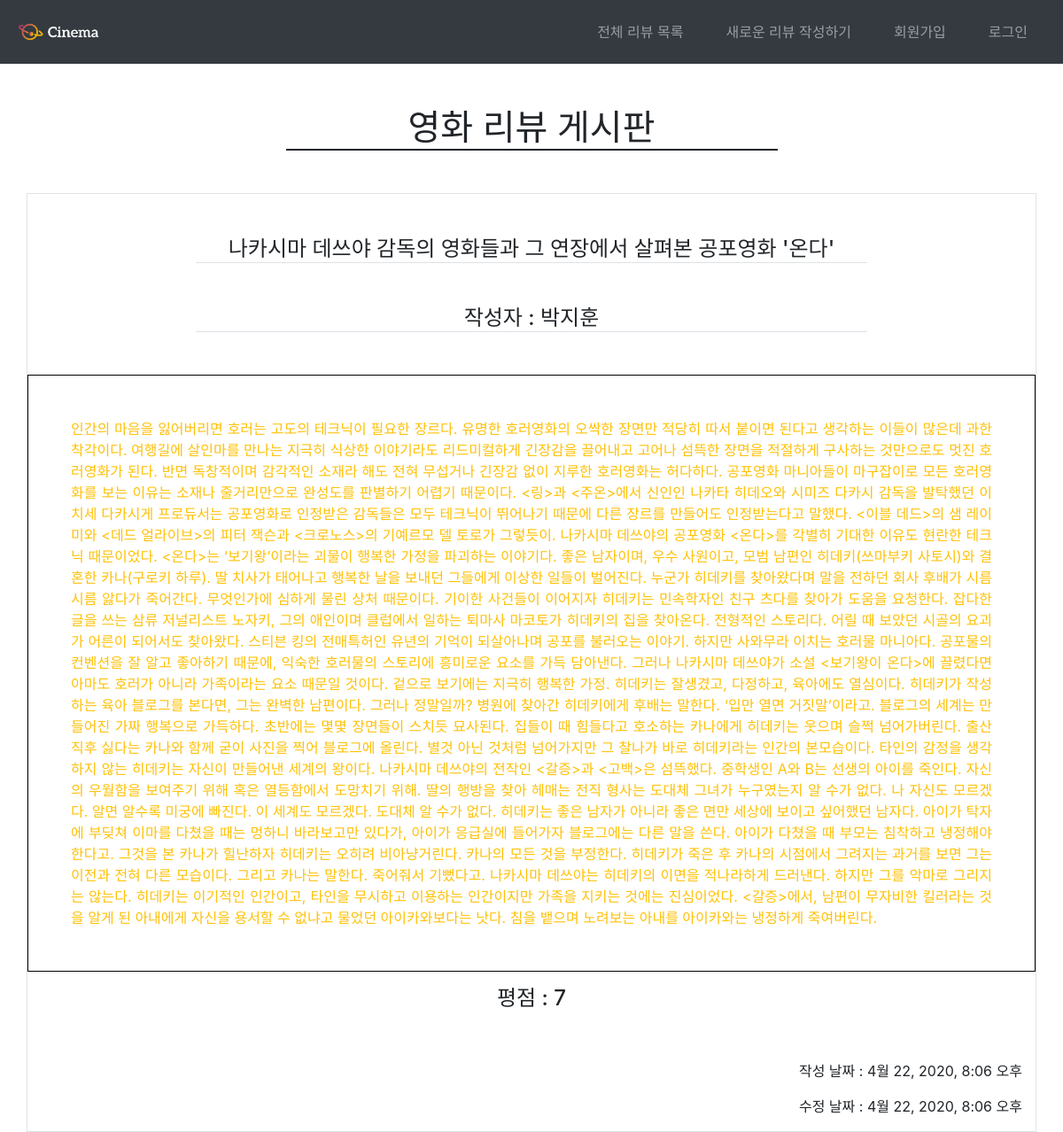
Screenshot of /community/11/ with the database file from the repository.
### community/models.py (models this page shows)
class Review(models.Model):
    title=models.CharField(max_length=100)
    movie_title=models.CharField(max_length=30)
    rank=models.IntegerField(default=0)
    content=models.TextField()
    created_at=models.DateTimeField(auto_now_add=True)
    updated_at=models.DateTimeField(auto_now=True)
    user=models.ForeignKey(settings.AUTH_USER_MODEL,on_delete=models.CASCADE)

### community/views.py (the view)
# urls.py: path('<int:review_id>/',views.review_detail,name='review_detail'),
def review_detail(request,review_id):
    review=get_object_or_404(Review,id=review_id)
    form=CommentForm()
    context={
        'review':review,
        'form':form,
    }
    return render(request,'community/review_detail.html',context)

### community/templates/community/review_detail.html (shortened to what this page needs)
{% extends 'base.html' %}
{% block body %}
    <div class="text-center h1 col-6 offset-3 mt-5 mb-5" style="border-bottom: 2px solid">영화 리뷰 게시판</div>
    <div class="row justify-content-center border">
        <div class="h4 text-center border-bottom col-8 offset-2 my-5 mx-0 px-0">{{ review.title }}</div>
        <div class="h4 text-center border-bottom col-8 offset-2 mb-5 mx-0 px-0">작성자 : {{ review.user }}</div>
        <p class="col-12 text-justify py-5 px-5 text-warning" style=" border:solid 1px black;font-size:1rem">
            {{review.content}}
        </p>
        <div class="col-12 h4 text-center">
            평점 : {{ review.rank }}
        </div>
        <div class="offset-4 col-8 text-right mt-5">
           <p> 작성 날짜 : {{ review.created_at}} </p>
        </div>
        <div class="offset-4 col-8 text-right">
           <p> 수정 날짜 : {{ review.updated_at}} </p>
        </div>
{% endblock %}

### rows the page displays
Review: title "나카시마 데쓰야 감독의 영화들과 그 연장에서 살펴본 공포영화 '온다'", user "박지훈", content "인간의 마음을 잃어버리면 호러는 고도의 테크닉이 필요한 장르다. 유명한 호러영화의 오싹한 장면만 적당히 따서 붙이면 된다고 생각하는 이들이 많은데 과한 착각이다. 여행길에 살인마를 만나는 지극히 식상한 이야기라도 리드미컬하게 긴장감을 끌어내고 고어나 섬뜩한 장면을 적절하게 구사하는 것만으로도 멋진 호러영화가 된다. 반면 독창적이며 감각적인 소재라 해도 전혀 무섭거나 긴장감 없이 지루한 호러영화는 허다하다. 공포영화 마니아들이 마구잡이로 모든 호러영화를 보는 이유는 소재나 줄거리만으로 완성도를 판별하기 어렵기 때문이다. <링>과 <주온>에서 신인인 나카타 히데오와 시미즈 다카시 감독을 발탁했던 이치세 다카시게 프로듀서는 공포영화로 인정받은 감독들은 모두 테크닉이 뛰어나기 때문에 다른 장르를 만들어도 인정받는다고 말했다. <이블 데드>의 샘 레이미와 <데드 얼라이브>의 피터 잭슨과 <크로노스>의 기예르모 델 토로가 그렇듯이. 나카시마 데쓰야의 공포영화 <온다>를 각별히 기대한 이유도 현란한 테크닉 때문이었다. <온다>는 ‘보기왕’이라는 괴물이 행복한 가정을 파괴하는 이야기다. 좋은 남자이며, 우수 사원이고, 모범 남편인 히데키(쓰마부키 사토시)와 결혼한 카나(구로키 하루). 딸 치사가 태어나고 행복한 날을 보내던 그들에게 이상한 일들이 벌어진다. 누군가 히데키를 찾아왔다며 말을 전하던 회사 후배가 시름시름 앓다가 죽어간다. 무엇인가에…", rank "7", created_at "4월 22, 2020, 8:06 오후", updated_at "4월 22, 2020, 8:06 오후"
